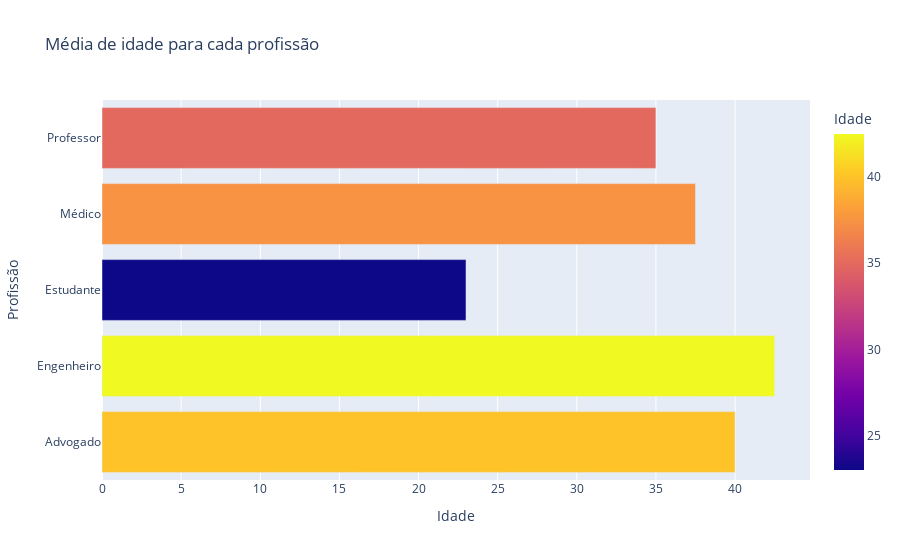

The code cell stored with this chart in its notebook:
### Code cell
# Média de idade para cada Profissão
profissao_por_idade = df.groupby("Profissão")['Idade'].mean().reset_index()

# Criando o gráfico de barras horizontais, muito semelhante a biblioteca matplotlib
fig = px.bar(profissao_por_idade, x='Idade', y='Profissão', orientation='h',
             title='Média de idade para cada profissão',
             labels={"Idade": "Idade", 'Profissão': 'Profissão'},
             color="Idade")
# Exibindo o gráfico
fig.show()

### Figure 1 — Plotly figure (JSON) as saved in the notebook; plotly's stock layout.template omitted (floating-point values rounded to 4 significant figures)
{"data": [{"alignmentgroup": "True", "hovertemplate": "Idade=%{marker.color}<br>Profissão=%{y}<extra></extra>", "legendgroup": "", "marker": {"color": [40, 42.5, 23, 37.5, 35], "coloraxis": "coloraxis", "pattern": {"shape": ""}}, "name": "", "offsetgroup": "", "orientation": "h", "showlegend": false, "textposition": "auto", "type": "bar", "x": [40, 42.5, 23, 37.5, 35], "xaxis": "x", "y": ["Advogado", "Engenheiro", "Estudante", "Médico", "Professor"], "yaxis": "y"}], "layout": {"autosize": true, "barmode": "relative", "coloraxis": {"colorbar": {"title": {"text": "Idade"}}, "colorscale": [[0, "#0d0887"], [0.1111, "#46039f"], [0.2222, "#7201a8"], [0.3333, "#9c179e"], [0.4444, "#bd3786"], [0.5556, "#d8576b"], [0.6667, "#ed7953"], [0.7778, "#fb9f3a"], [0.8889, "#fdca26"], [1, "#f0f921"]]}, "legend": {"tracegroupgap": 0}, "title": {"text": "Média de idade para cada profissão"}, "xaxis": {"anchor": "y", "autorange": true, "domain": [0, 1], "range": [0, 44.74], "title": {"text": "Idade"}, "type": "linear"}, "yaxis": {"anchor": "x", "autorange": true, "domain": [0, 1], "range": [-0.5, 4.5], "title": {"text": "Profissão"}, "type": "category"}}}
